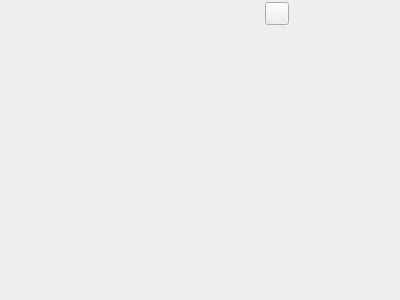
<?xml version="1.0" encoding="UTF-8"?>
<ui version="4.0">
 <class>CausalityItemWidget</class>
 <widget class="QWidget" name="CausalityItemWidget">
  <property name="geometry">
   <rect>
    <x>0</x>
    <y>0</y>
    <width>400</width>
    <height>300</height>
   </rect>
  </property>
  <property name="windowTitle">
   <string>Form</string>
  </property>
  <layout class="QVBoxLayout" name="verticalLayout">
   <property name="spacing">
    <number>1</number>
   </property>
   <property name="leftMargin">
    <number>1</number>
   </property>
   <property name="topMargin">
    <number>1</number>
   </property>
   <property name="rightMargin">
    <number>1</number>
   </property>
   <property name="bottomMargin">
    <number>1</number>
   </property>
   <item>
    <widget class="QWidget" name="wdgHeader" native="true">
     <layout class="QVBoxLayout" name="verticalLayout_5">
      <property name="spacing">
       <number>3</number>
      </property>
      <property name="leftMargin">
       <number>1</number>
      </property>
      <property name="topMargin">
       <number>1</number>
      </property>
      <property name="rightMargin">
       <number>1</number>
      </property>
      <property name="bottomMargin">
       <number>1</number>
      </property>
      <item>
       <layout class="QHBoxLayout" name="horizontalLayout_3">
        <item>
         <spacer name="horizontalSpacer_2">
          <property name="orientation">
           <enum>Qt::Horizontal</enum>
          </property>
          <property name="sizeHint" stdset="0">
           <size>
            <width>40</width>
            <height>20</height>
           </size>
          </property>
         </spacer>
        </item>
        <item>
         <widget class="QToolButton" name="btnCause">
          <property name="cursor">
           <cursorShape>PointingHandCursor</cursorShape>
          </property>
          <property name="text">
           <string/>
          </property>
         </widget>
        </item>
        <item alignment="Qt::AlignRight">
         <widget class="QLineEdit" name="lineText">
          <property name="sizePolicy">
           <sizepolicy hsizetype="Minimum" vsizetype="Fixed">
            <horstretch>0</horstretch>
            <verstretch>0</verstretch>
           </sizepolicy>
          </property>
          <property name="styleSheet">
           <string notr="true">background-color: rgba(0,0,0,0);</string>
          </property>
          <property name="frame">
           <bool>false</bool>
          </property>
          <property name="alignment">
           <set>Qt::AlignRight|Qt::AlignTrailing|Qt::AlignVCenter</set>
          </property>
         </widget>
        </item>
       </layout>
      </item>
     </layout>
    </widget>
   </item>
   <item>
    <widget class="QWidget" name="wdgChildren" native="true">
     <property name="sizePolicy">
      <sizepolicy hsizetype="Expanding" vsizetype="Expanding">
       <horstretch>0</horstretch>
       <verstretch>0</verstretch>
      </sizepolicy>
     </property>
     <layout class="QVBoxLayout" name="verticalLayout_2">
      <property name="spacing">
       <number>3</number>
      </property>
      <property name="leftMargin">
       <number>1</number>
      </property>
      <property name="topMargin">
       <number>1</number>
      </property>
      <property name="rightMargin">
       <number>20</number>
      </property>
      <property name="bottomMargin">
       <number>1</number>
      </property>
     </layout>
    </widget>
   </item>
  </layout>
 </widget>
 <resources/>
 <connections/>
</ui>
